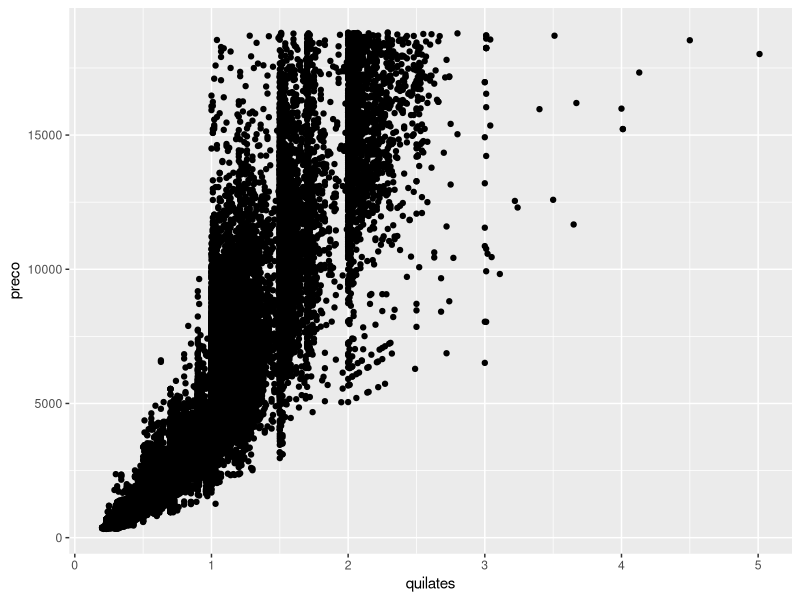
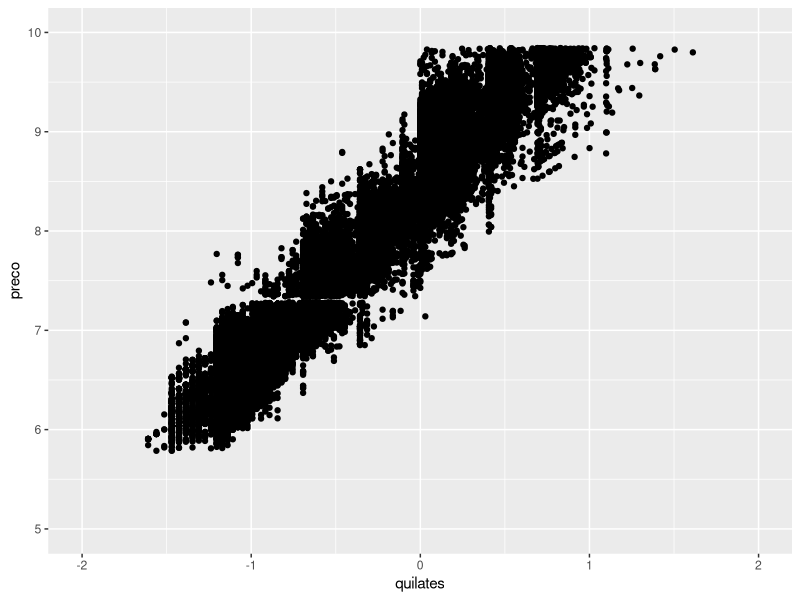
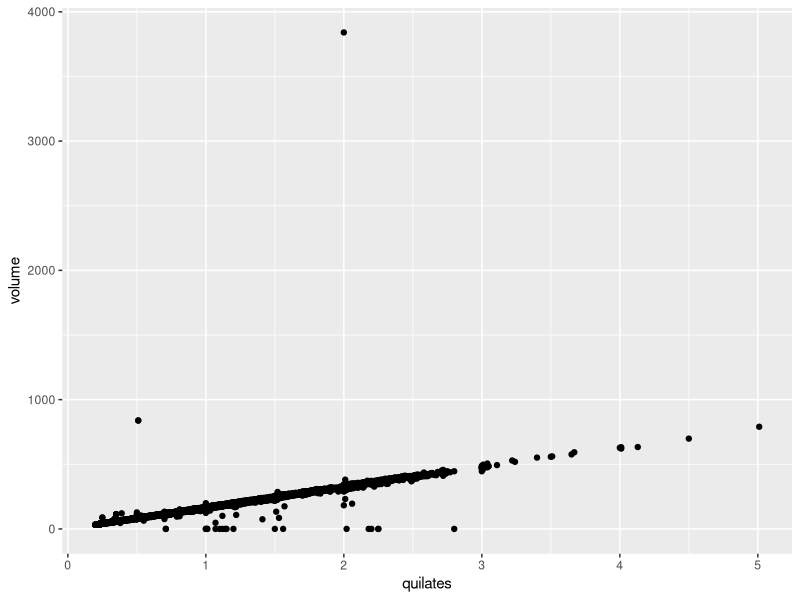
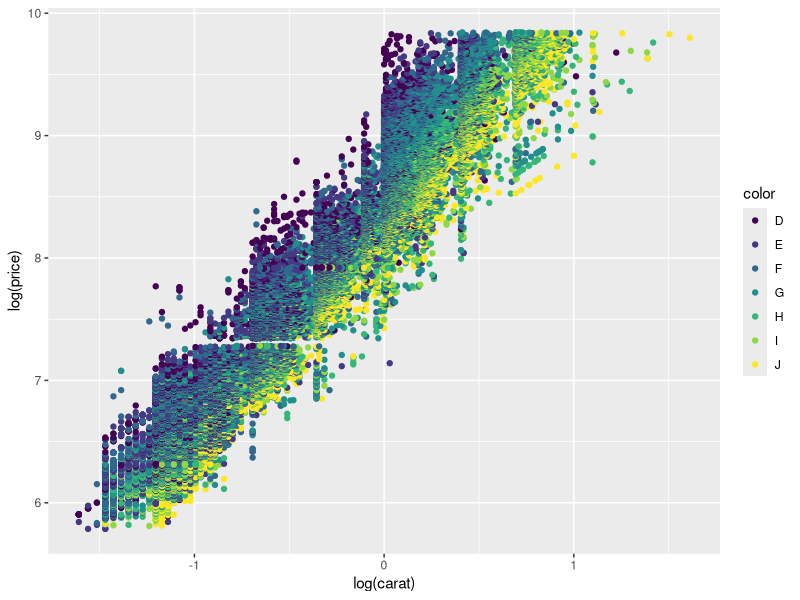
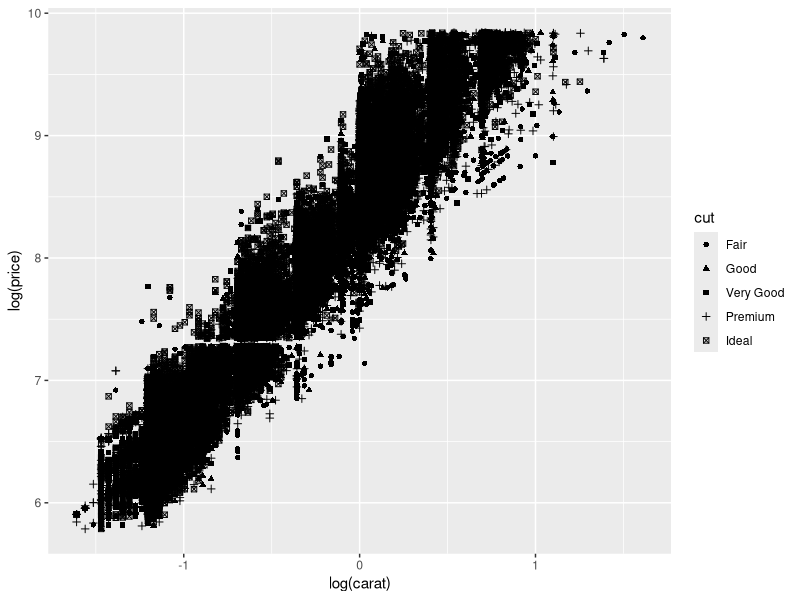
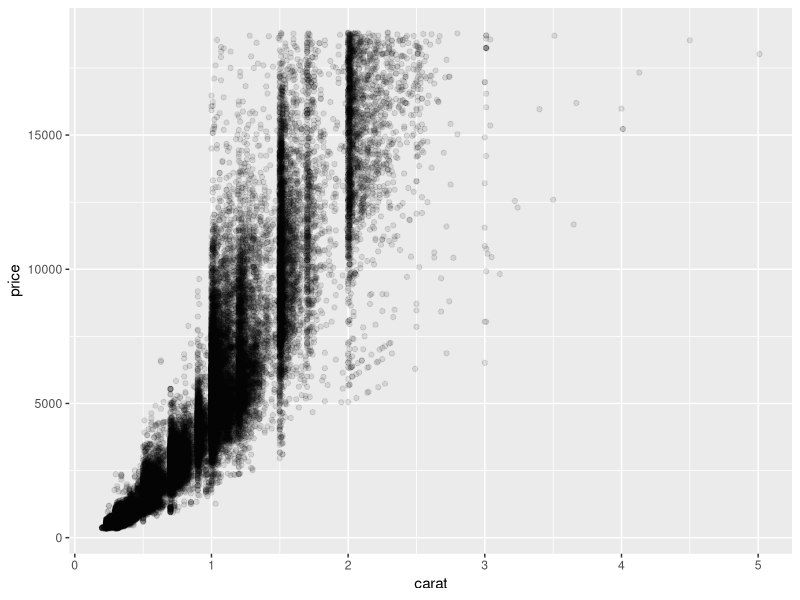
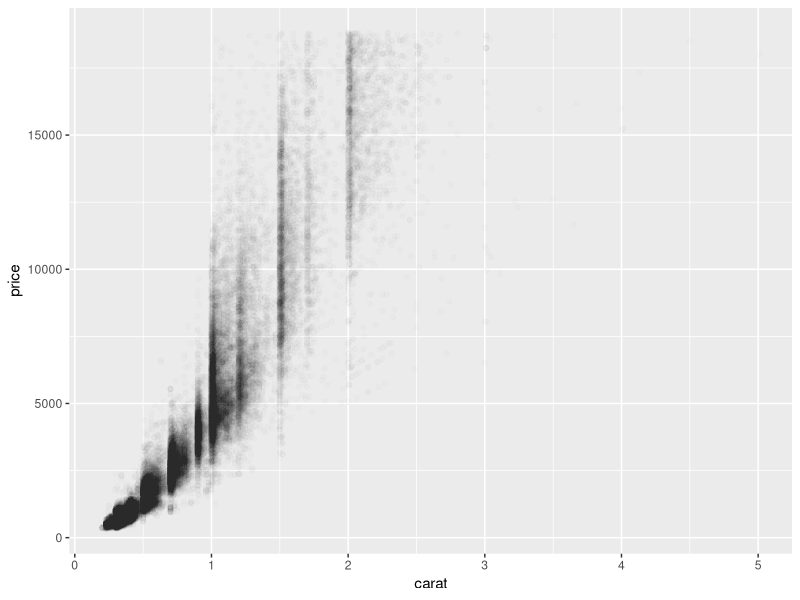
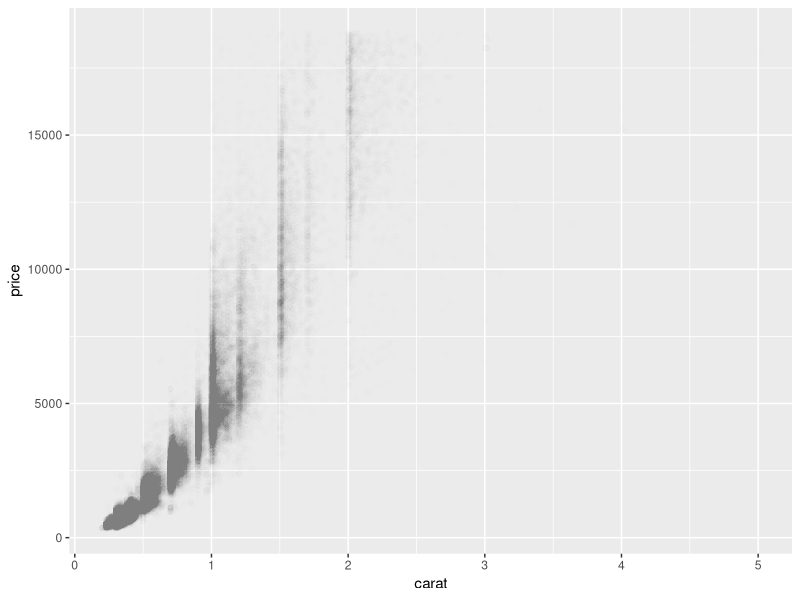

Write R code to recreate these figures, in order. (Note: this script raises an error after producing the figures.)
## ---- chunk 1
#Apagar todos os objetos da memoria
rm(list=ls())
## ---- chunk 2
#Carregar biblioteca ggplot2

library(ggplot2)

#Conjunto de dados  - Diamantes
data(diamonds)

#Imprimir as primeiras 6 linhas
head(diamonds)

#Mostrar a estrutura do data.frame
str(diamonds)

#Grafico de dispersao quilates versus preco
qplot(carat, price, data = diamonds, xlab="quilates",
      ylab="preco")

#Grafico de dispersao quilates versus preco em escala 
#logaritmica para os dois eixos


qplot(log(carat), log(price), data = diamonds, xlab="quilates", ylab="preco", xlim=c(-2,2), ylim=c(5,10))

#Grafico de dispersao quilates versus volume (x * y * z)

qplot(carat, x*y*z, data = diamonds, xlab="quilates", ylab="volume" )

## ---- chunk 3

#Grafico de dispersao quilates versus preco
#com cores diferentes para cada cor de diamante
qplot(log(carat), log(price), data = diamonds, colour = color)

#Grafico de dispersao quilates versus preco
#com formas diferentes para cada corte de diamante
qplot(log(carat), log(price), data = diamonds, shape = cut)

#Grafico de dispersao quilates versus preco
#tornando os pontos transparentes

qplot(carat, price, data = diamonds, alpha = I(1/10))
qplot(carat, price, data = diamonds, alpha = I(1/100))
qplot(carat, price, data = diamonds, alpha = I(1/200))


## ---- chunk 4
#Grafico de dispersao quilates versus preco
#com uma reta de regressao ajustadas
qplot(log(carat), log(price), data = diamonds, 
      geom = c("point", "smooth"), method="lm")

## ---- chunk 5
#Ler os dados
tab21 = read.table("tabela2.1.txt", sep=";", dec=",", header = TRUE)

qplot(salario, data = tab21,  xlim=c(0,24),  binwidth = 4,  
      main = "Histograma para Salario da empresa MB", 
      xlab = "Salarios",  
      fill=I("red"), 
      col=I("black"))
## ---- chunk 6
#Frequencia Absoluta
qplot(reg_procedencia, data = tab21,   geom = c("bar"),  
      main = "Grafico de barras - Freq. Absoluta", 
      stat="identity",
      ylim = c(0,15),
      xlab = "Regiao de Procedencia",  
      fill=I("red"), 
      col=I("black"))
